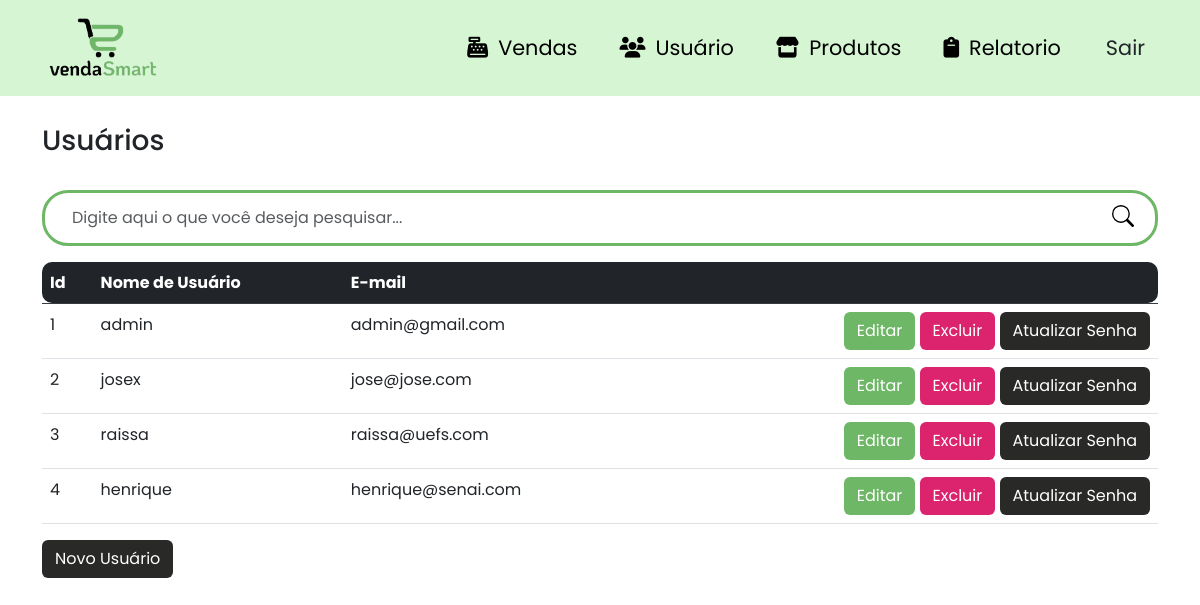
Page /usuarios (signed in) on the earlier database version.
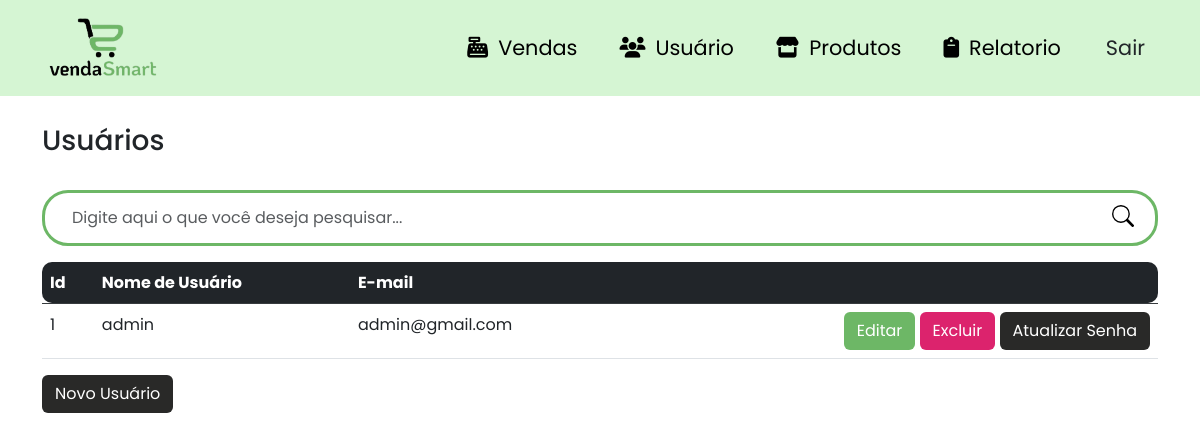
Same page on the later database version.
### site_atividade/models/__init__.py (models this page shows, shortened)
class Usuario(database.Model, UserMixin):
    id = database.Column(database.Integer, primary_key=True)
    usuario = database.Column(database.String, nullable=False, unique=True)
    email = database.Column(database.String, nullable=False, unique=True)
    senha = database.Column(database.String, nullable=False)

### site_atividade/routers/__init__.py (the view)
@app.route("/usuarios")
@login_required
def usuarios():
    form_cadastro_usuario = FormCadastroUsuario()
    form_editar_usuario = FormEditarUsuario()
    form = FormAtualizarSenha()
    search_query = request.args.get('search')
    if search_query:
        usuarios = Usuario.query.filter(Usuario.usuario.ilike(f"%{search_query}%")).all()
    else:
        usuarios = Usuario.query.all()
    return render_template('lista_usuario.html', usuarios=usuarios, form_cadastro_usuario=form_cadastro_usuario, form_editar_usuario=form_editar_usuario, search_query=search_query, form=form)

### site_atividade/forms/__init__.py
class FormCadastroUsuario(FlaskForm):
    usuario = StringField('Usuário:', validators=[DataRequired(), Length(min=5)])
    email = StringField('E-mail:', validators=[DataRequired(), email()])
    senha = PasswordField('Senha:',  validators=[DataRequired(), length(6, 16)])
    confirmacao = PasswordField('Confirmação da senha:',  validators=[DataRequired(), equal_to('senha')])
    submit_cadastro_usuario = SubmitField('Criar')

class FormEditarUsuario(FlaskForm):
    usuario = StringField('Usuário:', validators=[DataRequired(), Length(min=5)])
    email = StringField('E-mail:', validators=[DataRequired(), email()])

### site_atividade/models/__init__.py (called while the page is built)
@login_manager.user_loader
def load_usuario(id_usuario):
    return Usuario.query.get(int(id_usuario))

### site_atividade/templates/lista_usuario.html (shortened to what this page needs)
{% extends 'base.html' %}
{% block body %}
        <div class="container theme-showcase" role="main">
            <div class="page-header">
                <br>
                <h3 class="box-title col-md-12">Usuários</h3>
            </div>
            <br>
            <div class="search-box">
                <form class="form-search" action="{{ url_for('usuarios') }}" method="GET">
                    <div class="input-group form-group-search">
                        <input type="text" class="form-control form-control-search" placeholder="Digite aqui o que você deseja pesquisar..." id="search-input" name="search">
                        <span class="input-group-btn">
                            <button class="btn-search type="submit"></button>
                        </span>
                    </div>
                </form>
            </div>
            <table class="table table-hover table-centered" overflow="scroll">
                <thead class="table-dark">
                    <tr>
                        <th class="table-rounded-start">Id</th>
                        <th>Nome de Usuário</th>
                        <th>E-mail</th>
                        <th class="table-rounded-end"> </th>
                    </tr>
                </thead>
                <tbody>
                {% for usuario in usuarios %}
                    <tr data-href="#">
                        </td> <td>{{ usuario.id }}</td>
                        <td>{{ usuario.usuario }}</td>
                        <td>{{ usuario.email }}</td>
                        <td class="btn-usuario">
                            <a class="btn btn-color1 text-white" href="{{ url_for('editar_usuario', id=usuario.id) }}" data-toggle="modal" data-target="#editarUsuarioModal{{ usuario.id }}">Editar</a>
                            <a class="btn btn-color2 text-white excluir-usuario-btn" data-toggle="modal" data-target="#excluirUsuarioModal{{ usuario.id }}">Excluir</a>
                            <a class="btn btn-color3" data-toggle="modal" data-target="#atualizarSenhaModal{{ usuario.id }}">Atualizar Senha</a>
                        </td>
                    </tr>
                {% endfor %}
                </tbody>
            </table>
            <div class="pull-right">
                <button type="button" class="btn btn-color3" data-toggle="modal" data-target="#novoUsuarioModal">
                    Novo Usuário
                </button>
            </div>
        </div>
{% endblock %}

### site_atividade/templates/base.html (shortened to what this page needs)
<html lang="pt-BR">
    <head>
        <link href="https://cdn.jsdelivr.net/npm/bootstrap@5.3.0-alpha3/dist/css/bootstrap.min.css" rel="stylesheet">
        <link rel="stylesheet" href="{{ url_for('static', filename='css/product.css') }}">
        <link rel="stylesheet" href="{{ url_for('static', filename='css/navbar.css') }}">
        <link rel="stylesheet" href="{{ url_for('static', filename='css/style.css') }}">
        <link rel="stylesheet" href="{{ url_for('static', filename='css/vendas.css') }}">
        <link rel="stylesheet" href="{{ url_for('static', filename='css/usuario.css') }}">
        <link rel="stylesheet" href="https://cdnjs.cloudflare.com/ajax/libs/font-awesome/6.4.0/css/all.min.css"/>
        <link rel="stylesheet" href="https://cdn.jsdelivr.net/npm/bootstrap-icons@1.10.5/font/bootstrap-icons.css">
    </head>
    <body>
        {% include 'navbar.html' %}
        {% block body %}
        {% endblock %}
    </body>
</html>

### site_atividade/templates/navbar.html (shortened to what this page needs)
<nav class="navbar navbar-expand-lg fixed-top navbar-light">
  <div class="container">
    <a class="navbar-brand" href="#"
      ><img
        id="MDB-logo"
        src="static/image/logo-body7.png"
        alt="vendasSmart"
        draggable="false"
        height="70"
    /></a>
    <div class="collapse navbar-collapse nav-transition" id="navbarSupportedContent">
      <ul class="navbar-nav ms-auto align-items-center">
        {% if current_user.is_authenticated %}
        <li class="nav-item">
          <a class="nav-link mx-2" href="{{ url_for('vendas') }}"><i class="fa-solid fa-cash-register style="color: #000000;"></i>Vendas</a>
        </li>
        <li class="nav-item">
          <a class="nav-link mx-2" href="{{ url_for('usuarios') }}"><i class="fa-solid fa-users" style="color: #000000;"></i>Usuário</a>
        </li>
        <li class="nav-item">
          <a class="nav-link mx-2" href="{{ url_for('produtos') }}"><i class="fa-solid fa-store" style="color: #000000;"></i>Produtos</a>
        </li>
        <li class="nav-item">
          <a class="nav-link mx-2" href="{{ url_for('relatorio_vendas_diario') }}"><i class="fa-solid fa-clipboard" style="color: #000000;"></i>Relatorio</a>
        </li>
        <li class="nav-item ms-3">
            <a class="btn btn-black btn-rounded" href="{{ url_for('logout') }}">Sair</a>
          </li>
        {% else %}
        <li class="nav-item">
          <a class="nav-link mx-2" href="{{ url_for('login') }}"><i class="fas fa-heart pe-2"></i>Login</a>
        </li>
        {% endif %}
      </ul>
    </div>
  </div>
</nav>

### site_atividade/static/css/product.css (style rules this page uses)
.form-search { grid-template-rows: 100vh; }
.form-group-search { border: 3px solid #6DB766; border-radius: 26px; padding: 5px 15px; }
.form-control-search { width: 350px; height: 40px; border : none; }
.btn-search { float: right; width: 34px; height: 36px; border: none; background: #fff; }
input[type="text"] { outline: none; box-shadow: none !important; }

### site_atividade/static/css/navbar.css (style rules this page uses)
.navbar-light .navbar-nav .nav-link { color: #000; }
.navbar { background-color: #D5F5D3; }
.collapse > ul > li > a { font-size: 1.3em; }
i { padding: 10px; }

### site_atividade/static/css/style.css (style rules this page uses)
body { padding-top: 100px; font-family: 'Poppins', sans-serif; }
.btn-color1 { background-color: #6DB766; transition: .5s; }
.btn-color2 { background-color: #DC236D; transition: .5s; }
.btn-color3 { background-color: #292928; transition: .5s; color: #fff; }
.table-rounded-start { border-top-left-radius: 10px; border-bottom-left-radius: 10px; }
.table-rounded-end { border-top-right-radius: 10px; border-bottom-right-radius: 10px; }

### site_atividade/static/css/usuario.css (style rules this page uses)
.btn-usuario { text-align: right; }

Differences in the rows shown:
removed Usuario: id "2", usuario "josex", email "jose@jose.com"
removed Usuario: id "3", usuario "raissa", email "raissa@uefs.com"
removed Usuario: id "4", usuario "henrique", email "henrique@senai.com"
